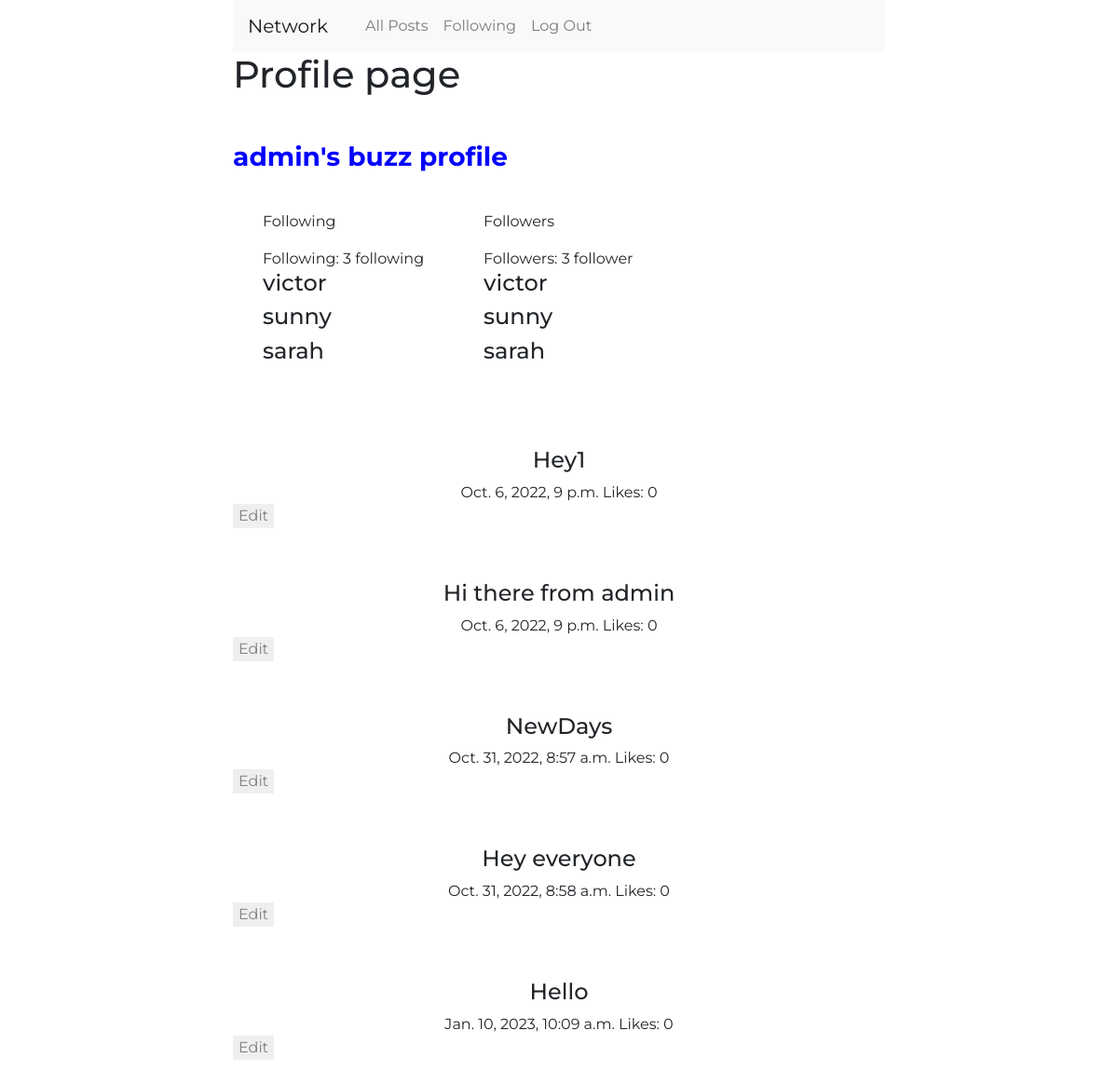
Screenshot of /profile/admin (signed in) with the database file from the repository.
### network/models.py (models this page shows, shortened)
class User(AbstractUser):
    slug = models.SlugField(max_length=255, unique=True, null=True, blank=True)

class Post(models.Model):
    body = models.CharField(max_length =200)
    author = models.ForeignKey(Profile, on_delete=models.CASCADE, null=True, blank=True, related_name="author")
    created_on = models.DateTimeField(auto_now_add =True)
    liked = models.ManyToManyField(Profile, null=True, blank=True, related_name="likes")

### network/views.py (the view)
# urls.py: path("profile/<str:user>", views.profile, name="profile"),
def profile(request, user):
    page_user = request.user
    get_user_object = get_object_or_404(User, username=user)
    profile = get_object_or_404(Profile, user=get_user_object)
    posts = Post.objects.filter(author__slug=user)
    print(f'This is the {page_user.id}')
    print(f'This is {profile.id}\'s profile')
    return render(request, "network/profile.html", {
        'posts' : posts,
        'user' : profile.user,
        'followers': profile.followers,
        'followings': profile.following,
        "page_user": page_user.id
    })

### network/templates/network/profile.html (shortened to what this page needs)
{% extends 'network/layout.html'%}
{% load static %}
{% block body %}
<h1>Profile page</h1>
<h3 style="margin-top: 3rem; font-weight: bold; color: blue;">{{user}}'s buzz profile</h3>
<div style="display: flex; margin-bottom: 2rem;">
    <div style="margin: 2rem; ">
        <p>Following</p>
        <h8>Following: {{followings.count}} following</h8>
        {% for following in followings.all%}
        <h4>{{following}}</h4>
        {% endfor %}
    </div>
    <div style="margin: 2rem;">
        <p>Followers</p>
        <h8>Followers: {{followers.count}} follower</h8>
        {% for follower in followers.all%}
        <h4>{{follower}}</h4>
        {% endfor %}
    </div>
</div>
{% for post in posts%}
    <div style="padding: 1rem 0rem; text-align: center;">
        <h4>{{ post.body }}</h4>
        <h8>{{post.created_on}}</h8>
        <h8>Likes: 0</h8>
        {% if page_user is user.id %}
        <button class="edit_post">Edit</button>
        {% else  %}
        <button>Like</button>
        {% endif %}
    </div>
{% endfor %}
{% endblock %}

### network/static/network/styles.css (style rules this page uses)
*, body { font-family: 'Montserrat', sans-serif !important; }
.edit_post { display: flex; margin: 0 0 1.5rem 0; max-width: max-content; color: gray; border: none; }

### network/templates/network/layout.html (style rules this page uses)
body { max-width: 700px; margin: auto; }

### rows the page displays
User: username "admin"
User: username "victor"
User: username "sunny"
User: username "sarah"
Post: body "Hey1", created_on "Oct. 6, 2022, 9 p.m."
Post: body "Hi there from admin", created_on "Oct. 6, 2022, 9 p.m."
Post: body "NewDays", created_on "Oct. 31, 2022, 8:57 a.m."
Post: body "Hey everyone", created_on "Oct. 31, 2022, 8:58 a.m."
Post: body "Hello", created_on "Jan. 10, 2023, 10:09 a.m."

### other values shown
{{ followings.count }} "3"
{{ followers.count }} "3"
